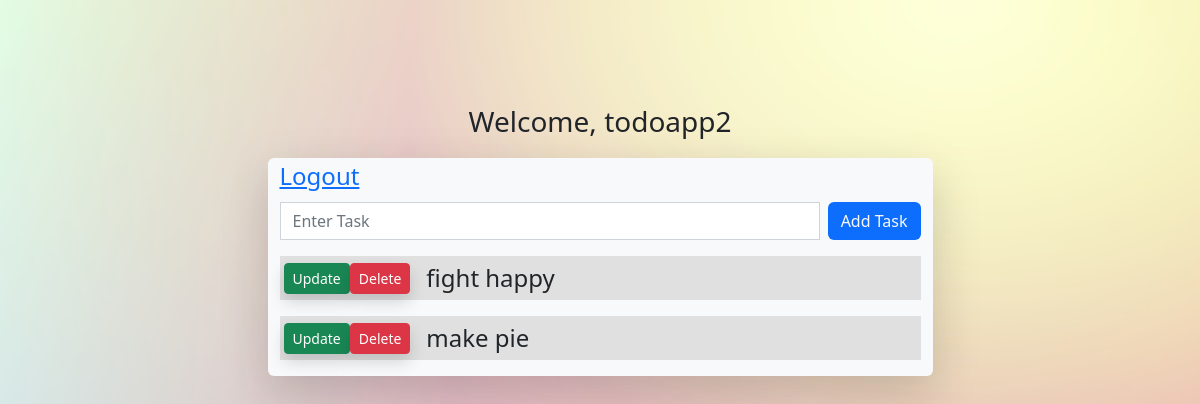
The app's page / (signed in), older data.
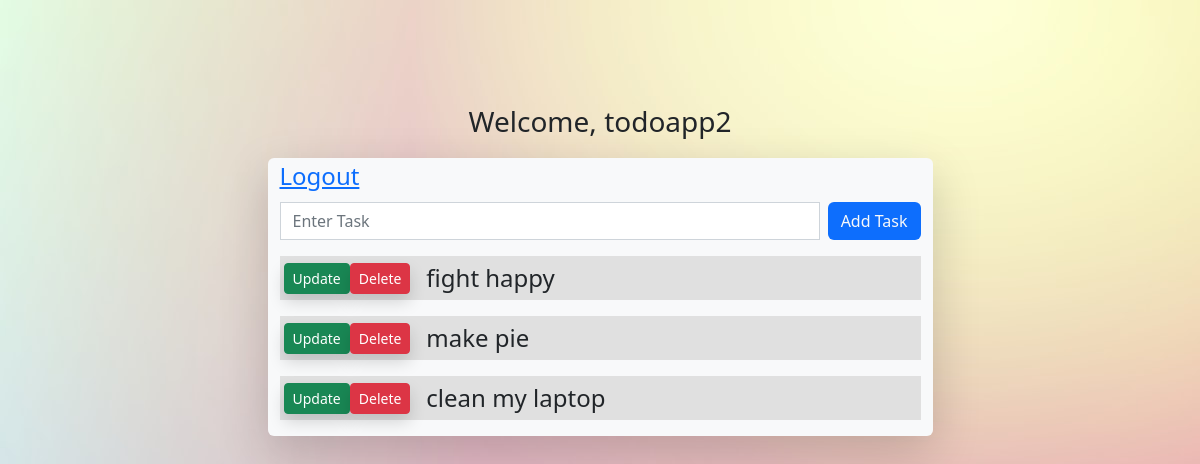
The same page, newer data.
### app/models.py (models this page shows, shortened)
class Todo(models.Model):
    task = models.CharField(max_length=20, blank=False)
    date = models.DateField(auto_now_add=True)
    is_completed = models.BooleanField(default=False)
    user = models.ForeignKey(settings.AUTH_USER_MODEL, on_delete=models.CASCADE, null=False)

### app/views.py (the view)
# urls.py: path('', views.todoView, name='view'),
@login_required(login_url='login')
def todoView(request):
    form = TodoForm()
    todo = Todo.objects.filter(user=request.user)
    context = {
        'form':form,
        'todos':todo
    }
    return render(request, 'app/index.html', context)

### app/forms.py
class TodoForm(forms.ModelForm):
    class Meta:
        model = Todo
        fields = ['task', 'is_completed']
        widgets = {
            'task': forms.TextInput(attrs={'class': 'mt-2 rounded-0 form-control', 'placeholder':'Enter Task'})
        }

### app/templates/app/index.html (shortened to what this page needs)
{% load static %}
    <html lang="en">
<head>
    <link href="https://cdn.jsdelivr.net/npm/bootstrap@5.2.2/dist/css/bootstrap.min.css" rel="stylesheet">
    <link rel="stylesheet" href="{% static 'css/style.css' %}">
</head>
<body style="background-image: url({% static 'images/gradienta-rKv4HduvzIE-unsplash.jpg' %});">
    <div class="container">
        <div class="row justify-content-center px-0">
            <div>
                <p class="fs-3 text-center">Welcome, {{ request.user.username }}</p>
            </div>
            <div class="col-lg-7 col-11 rounded bg-light shadow-lg">
                <div class="align-items-right">
                    <a href="{% url 'signout' %}" class="fs-4">Logout</a>
                </div>
                <form action="{% url 'add' %}" method="post" class="d-flex">
                    {{ form.task }}
                    <input type="submit" class="btn bg-primary ms-2 mt-2 rounded-2 text-light" value="Add Task">
                </form>
                {% if todos.count == 0 %}
                    <p class="lead">No Task Available</p>
                {% else %}
                    {% for todo in todos %}
                        <div class="d-flex align-items-center bg-purple p-1 mb-3">
                            <a href="{% url 'update' todo.id %}" class="btn btn-success btn-sm rounded-1 shadow">Update</a>
                            <a href="{% url 'delete' todo.id %}" class="btn btn-danger btn-sm rounded-1 shadow">Delete</a>
                            <p class=" ms-3 fs-4 mb-0">{{ todo.task }}</p>
                        </div>
                    {% endfor %}
                {% endif%}
            </div>
        </div>
    </div>
</body>
</html>

### app/static/css/style.css (style rules this page uses)
body { background-image: url('images/gradienta-rKv4HduvzIE-unsplash.jpg'); background-repeat: no-repeat; }
.container { margin-top: 100px; }
.bg-purple { background-color:#E0E0E0; }

Row changes from the older to the newer data that the page shows:
added Todo: task "clean my laptop"
